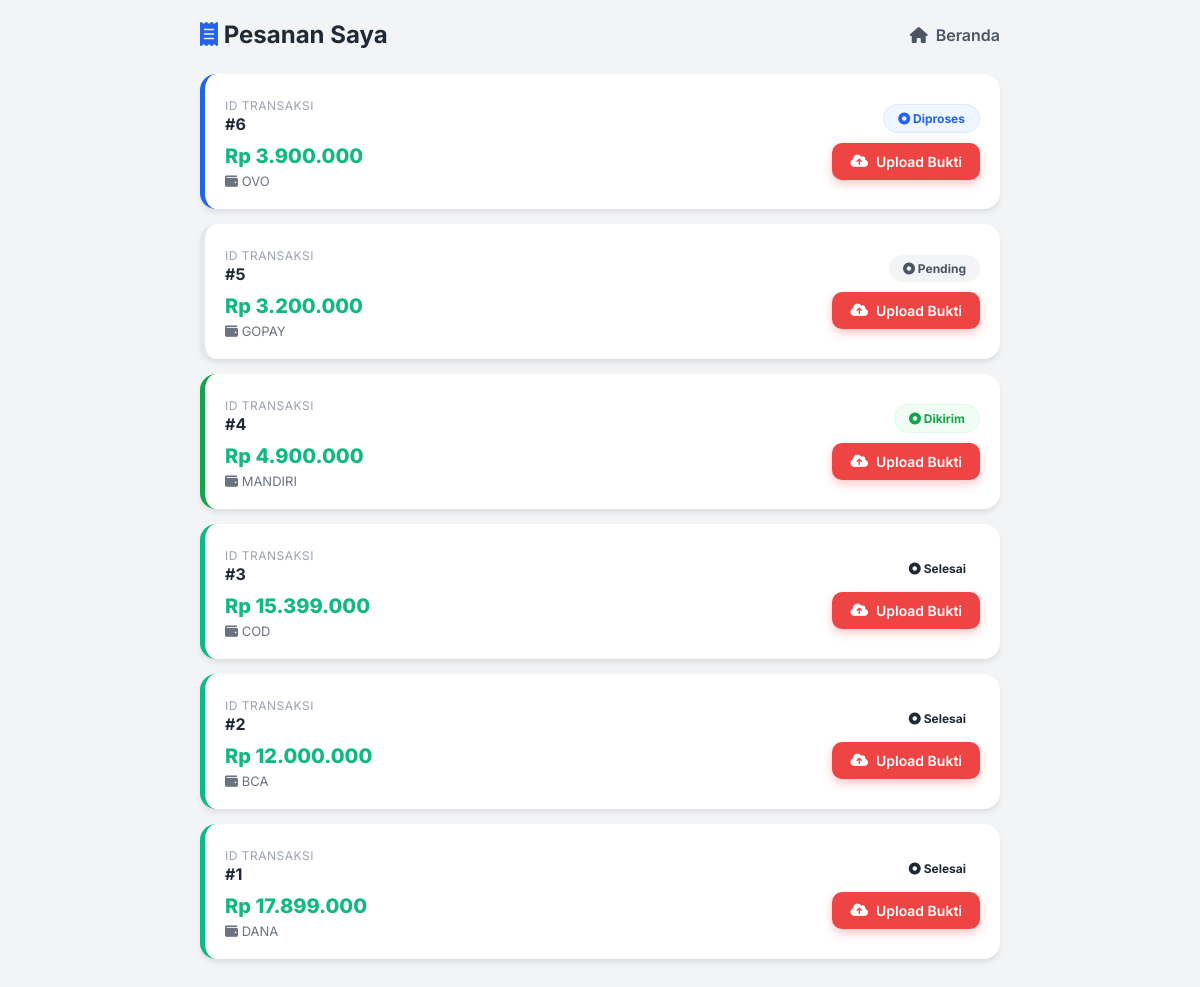
The page /user/pesanan_saya.php (signed in) on the database its author committed.
### tables this page shows
CREATE TABLE `pesanan` (
  `id` int(11) NOT NULL AUTO_INCREMENT,
  `user_id` int(11) DEFAULT NULL,
  `nama_penerima` varchar(100) DEFAULT NULL,
  `hp` varchar(20) DEFAULT NULL,
  `alamat` text DEFAULT NULL,
  `metode_bayar` varchar(50) DEFAULT NULL,
  `total_bayar` int(11) DEFAULT NULL,
  `status_pesanan` varchar(20) DEFAULT 'Pending',
  `tanggal_pesan` datetime DEFAULT current_timestamp(),
  PRIMARY KEY (`id`)
);

### user/pesanan_saya.php (the view, shortened to what this page needs)
<?php
include "../config/database.php";
$user_id = $_SESSION['user_id'];
$query = mysqli_query($conn, "SELECT * FROM pesanan WHERE user_id = '$user_id' ORDER BY id DESC");
?>
<!DOCTYPE html>
<html lang="id">
<head>
    <link rel="stylesheet" href="https://cdnjs.cloudflare.com/ajax/libs/font-awesome/6.4.0/css/all.min.css">
</head>
<body>
<div class="container">
    <div class="header-section">
        <h2><i class="fa-solid fa-receipt" style="color: #2563eb;"></i> Pesanan Saya</h2>
        <a href="home.php" class="btn-back">
            <i class="fa-solid fa-house"></i> Beranda
        </a>
    </div>
    <?php if (mysqli_num_rows($query) > 0) : ?>
        <?php while ($row = mysqli_fetch_assoc($query)) :
            $status_raw = strtolower(str_replace(' ', '', $row['status_pesanan']));
            $status_class = 'status-pending';
            if (strpos($status_raw, 'menungguverifikasi') !== false) {
                $status_class = 'status-menunggu';
                $border_color = '#d97706';
            } elseif ($status_raw == 'diproses') {
                $status_class = 'status-diproses';
                $border_color = '#2563eb';
            } elseif ($status_raw == 'dikirim') {
                $status_class = 'status-dikirim';
                $border_color = '#16a34a';
            } elseif ($status_raw == 'selesai') {
                $status_class = 'status-selesai';
                $border_color = '#10b981';
            } else {
                $border_color = '#e5e7eb';
            }
        ?>
            <div class="card-pesanan" style="border-left-color: <?= $border_color ?>;">
                <div class="info-left">
                    <span class="id-label">ID Transaksi</span>
                    <span class="id-value">#<?= $row['id'] ?></span>
                    <div class="total-price">Rp <?= number_format($row['total_bayar'], 0, ',', '.') ?></div>
                    <div class="payment-method">
                        <i class="fa-solid fa-wallet"></i> <?= strpos($row['metode_bayar'], 'VA-') === 0 ? 'Virtual Account ' . str_replace('VA-', '', $row['metode_bayar']) : strtoupper($row['metode_bayar']) ?>
                    </div>
                </div>
                <div class="action-right">
                    <div class="status-badge <?= $status_class ?>">
                        <i class="fa-solid fa-circle-dot"></i> <?= ucfirst($row['status_pesanan']) ?>
                    </div>
                    <br>
                    <?php
                    $bukti_check = mysqli_query($conn, "SELECT bukti FROM bukti_pembayaran WHERE transaksi_id = '{$row['id']}' LIMIT 1");
                    $bukti_row = mysqli_fetch_assoc($bukti_check);
                    ?>
                    <?php if ($bukti_row && !empty($bukti_row['bukti'])) : ?>
                        <a href="../<?= $bukti_row['bukti'] ?>" target="_blank" class="btn-action btn-view">
                            <i class="fa-solid fa-image"></i> Lihat Bukti
                        </a>
                    <?php else : ?>
                        <a href="pembayaran.php?id=<?= $row['id'] ?>" class="btn-action btn-upload">
                            <i class="fa-solid fa-cloud-arrow-up"></i> Upload Bukti
                        </a>
                    <?php endif; ?>
                </div>
            </div>
        <?php endwhile; ?>
    <?php endif; ?>
</div>
</body>
</html>

### user/pesanan_saya.php (style rules this page uses)
body { font-family: 'Inter', sans-serif; background: #f3f4f6; margin: 0; padding: 20px; color: #1f2937; }
.container { max-width: 800px; margin: 0 auto; }
.header-section { display: flex; justify-content: space-between; align-items: center; margin-bottom: 25px; }
.btn-back { text-decoration: none; color: #4b5563; font-weight: 600; display: flex; align-items: center; gap: 8px; transition: 0.3s; }
h2 { margin: 0; font-size: 24px; }
.card-pesanan { background: white; padding: 20px; border-radius: 16px; box-shadow: 0 4px 6px -1px rgba(0, 0, 0, 0.1); margin-bottom: 15px; display: flex; flex-wrap: wrap; justify-content: space-between; align-items: center; border-left: 5px solid #e5e7eb; transition: 0.2s; }
.info-left { flex: 1; min-width: 200px; }
.id-label { font-size: 12px; color: #9ca3af; text-transform: uppercase; letter-spacing: 0.5px; }
.id-value { display: block; font-weight: 700; font-size: 16px; margin-bottom: 10px; }
.total-price { font-size: 20px; font-weight: 800; color: #10b981; }
.payment-method { font-size: 13px; color: #6b7280; margin-top: 5px; }
.status-badge { padding: 6px 14px; border-radius: 99px; font-size: 12px; font-weight: 700; display: inline-block; margin-bottom: 10px; }
.status-pending { background: #f3f4f6; color: #4b5563; }
.status-diproses { background: #eff6ff; color: #2563eb; border: 1px solid #dbeafe; }
.status-dikirim { background: #f0fdf4; color: #16a34a; border: 1px solid #dcfce7; }
.action-right { text-align: right; min-width: 150px; }
.btn-action { display: inline-flex; align-items: center; gap: 8px; text-decoration: none; padding: 10px 18px; border-radius: 10px; font-size: 14px; font-weight: 600; transition: 0.3s; }
.btn-upload { background: #ef4444; color: white; box-shadow: 0 4px 10px rgba(239, 68, 68, 0.3); }

### rows shown on the page
pesanan: id "6", total_bayar "3.900.000", metode_bayar "OVO", status_pesanan "Diproses"
pesanan: id "5", total_bayar "3.200.000", metode_bayar "GOPAY", status_pesanan "Pending"
pesanan: id "4", total_bayar "4.900.000", metode_bayar "MANDIRI", status_pesanan "Dikirim"
pesanan: id "3", total_bayar "15.399.000", metode_bayar "COD", status_pesanan "Selesai"
pesanan: id "2", total_bayar "12.000.000", metode_bayar "BCA", status_pesanan "Selesai"
pesanan: id "1", total_bayar "17.899.000", metode_bayar "DANA", status_pesanan "Selesai"
